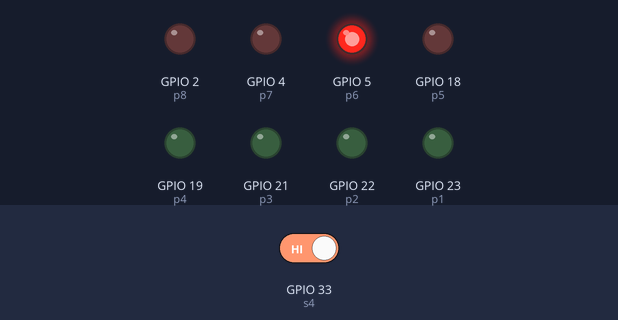
The program below on a simulated ESP32 board running MicroPython. Parts: output pins drawn as LEDs (lit = HIGH). Wiring (from the project's diagram.json): red LED on GPIO 2, red LED on GPIO 4, red LED on GPIO 5, red LED on GPIO 18, green LED on GPIO 19, green LED on GPIO 21, green LED on GPIO 22, green LED on GPIO 23, switch 3 on GPIO 32, switch 4 on GPIO 33, switch 1 on GPIO 34, switch 2 on GPIO 35. Inputs (shaded band) come from the test bench; at power-on: GPIO 33 (s4) HIGH.

Above: at 8.2 s.
8.3 s: GPIO 33 (s4) driven LOW
At 14.8 s:
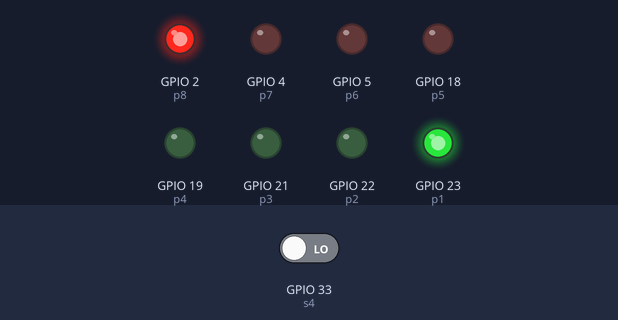
23.0 s: GPIO 33 (s4) driven HIGH
At 23.9 s:
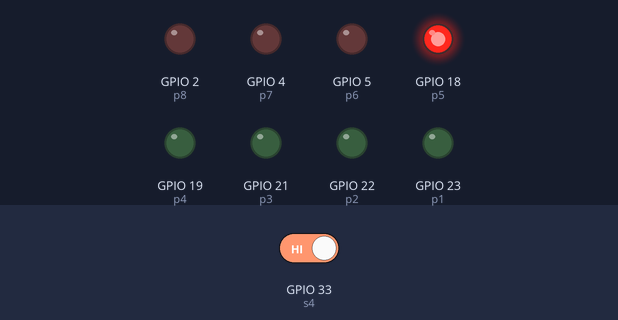
Timing chart, 0 to 48.0 s (numbered marks = the images above; inputs shaded):
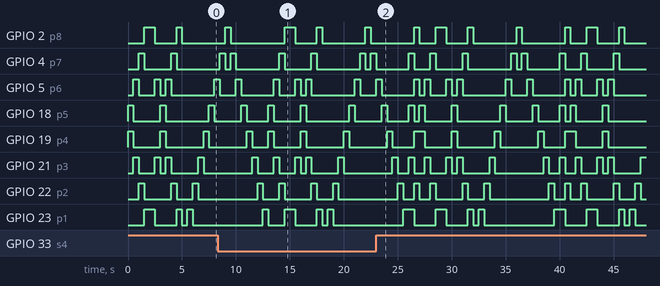

The program:

main.py
```python
from machine import Pin
import time

p1 = Pin(23, Pin.OUT)
p2 = Pin(22, Pin.OUT)
p3 = Pin(21, Pin.OUT)
p4 = Pin(19, Pin.OUT)
p5 = Pin(18, Pin.OUT)
p6 = Pin(5, Pin.OUT)
p7 = Pin(4, Pin.OUT)
p8 = Pin(2, Pin.OUT)
s1 = Pin(34, Pin.IN)
s2 = Pin(35, Pin.IN)
s3 = Pin(32, Pin.IN)
s4 = Pin(33, Pin.IN)

while True:
    if s1.value()==1:
        p4.on()
        p5.on()
        time.sleep(.5)
        p4.off()
        p5.off()
        p3.on()
        p6.on()
        time.sleep(.5)
        p3.off()
        p6.off()
        p2.on()
        p7.on()
        time.sleep(.5)
        p2.off()
        p7.off()
        p1.on()
        p8.on()
        time.sleep(.5)
        p1.off()
        p8.off()

    if s2.value()==1:
        p1.on()
        p8.on()
        time.sleep(.5)
        p1.off()
        p8.off()
        p3.on()
        p6.on()
        time.sleep(.5)
        p3.off()
        p6.off()
        p4.on()
        p5.on()
        time.sleep(.5)
        p4.off()
        p5.off()
        p3.on()
        p6.on()
        time.sleep(.5)
        p3.off()
        p6.off()
        p2.on()
        p7.on()
        time.sleep(.5)
        p2.off()
        p7.off()
        p1.on()
        p8.on()
        time.sleep(.5)
        p1.off()
        p8.off()
        time.sleep(.5)

    if s3.value()==1:
        p1.on()
        time.sleep(.5)
        p1.off()
        p2.on()
        time.sleep(.5)
        p2.off()
        p3.on()
        time.sleep(.5)
        p3.off()
        p4.on()
        time.sleep(.5)
        p4.off()
        p5.on()
        time.sleep(.5)
        p5.off()
        p6.on()
        time.sleep(.5)
        p6.off()
        p7.on()
        time.sleep(.5)
        p7.off()
        p8.on()
        time.sleep(.5)
        p8.off()
        p7.on()
        time.sleep(.5)
        p7.off()
        p6.on()
        time.sleep(.5)
        p6.off()
        p5.on()
        time.sleep(.5)
        p5.off()
        p4.on()
        time.sleep(.5)
        p4.off()
        p3.on()
        time.sleep(.5)
        p3.off()
        p2.on()
        time.sleep(.5)
        p2.off()
        p1.on()
        time.sleep(.5)
        p1.off()

    if s4.value()==1:
        p1.on()
        p3.on()
        p5.on()
        p7.on()
        time.sleep(.5)
        p1.off()
        p3.off()
        p5.off()
        p7.off()
        p2.on()
        p4.on()
        p6.on()
        p8.on()
        time.sleep(.5)
        p2.off()
        p4.off()
        p6.off()
        p8.off()

    if s1.value()==0:
        p1.off()
        p2.off()
        p3.off()
        p4.off()
        p5.off()
        p6.off()
        p7.off()
        p8.off()

    if s2.value()==0:
        p1.off()
        p2.off()
        p3.off()
        p4.off()
        p5.off()
        p6.off()
        p7.off()
        p8.off()

    if s3.value()==0:
        p1.off()
        p2.off()
        p3.off()
        p4.off()
        p5.off()
        p6.off()
        p7.off()
        p8.off()

    if s4.value()==0:
        p1.off()
        p2.off()
        p3.off()
        p4.off()
        p5.off()
        p6.off()
        p7.off()
        p8.off()


    
```
